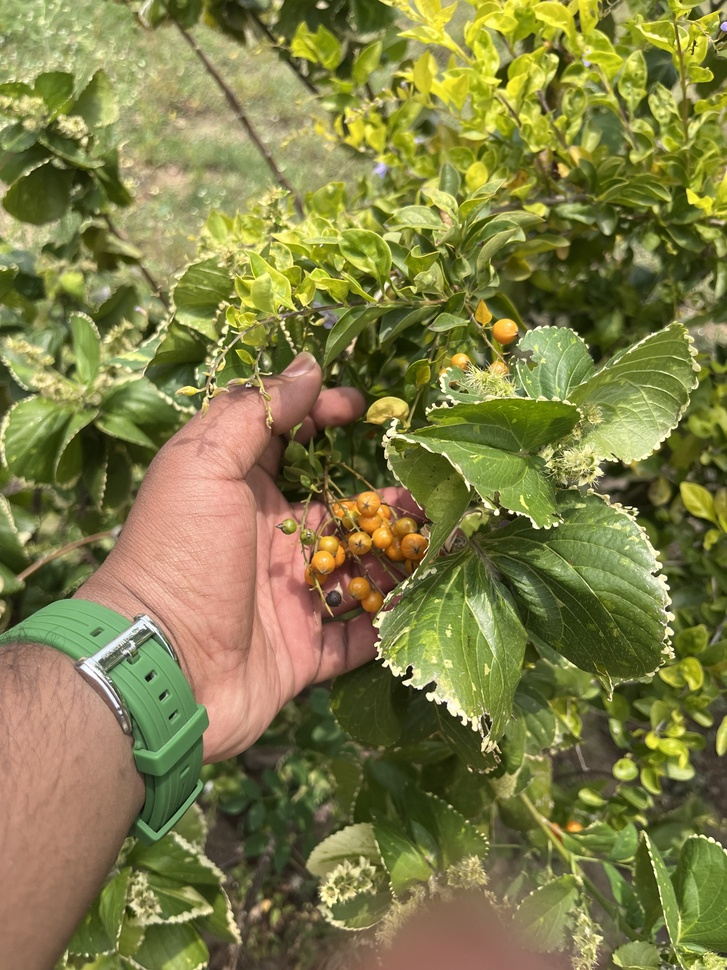
#> input picture Computer Vision lab/IMG_1626.jpg, 727 x 970 px, shrunk from 3024 x 4032 before the run, found by its file name
$ jupyter execute '  Bilateral Filter.ipynb'
#> lines starting #> are read from the running program, lines starting #| are printed output that depends on the picture
[cell 1]
import cv2
import matplotlib.pyplot as plt

# Read image
image_path = r'C:\Users\venka\Downloads\Computer Vision lab\IMG_1626.jpg'
image_Original = cv2.imread(image_path)
#> image_Original is the input picture: shape (970, 727, 3); mean B, G, R 70.7, 126, 128.5

# Apply different blurs
image_MedianBlur = cv2.medianBlur(image_Original, 9)
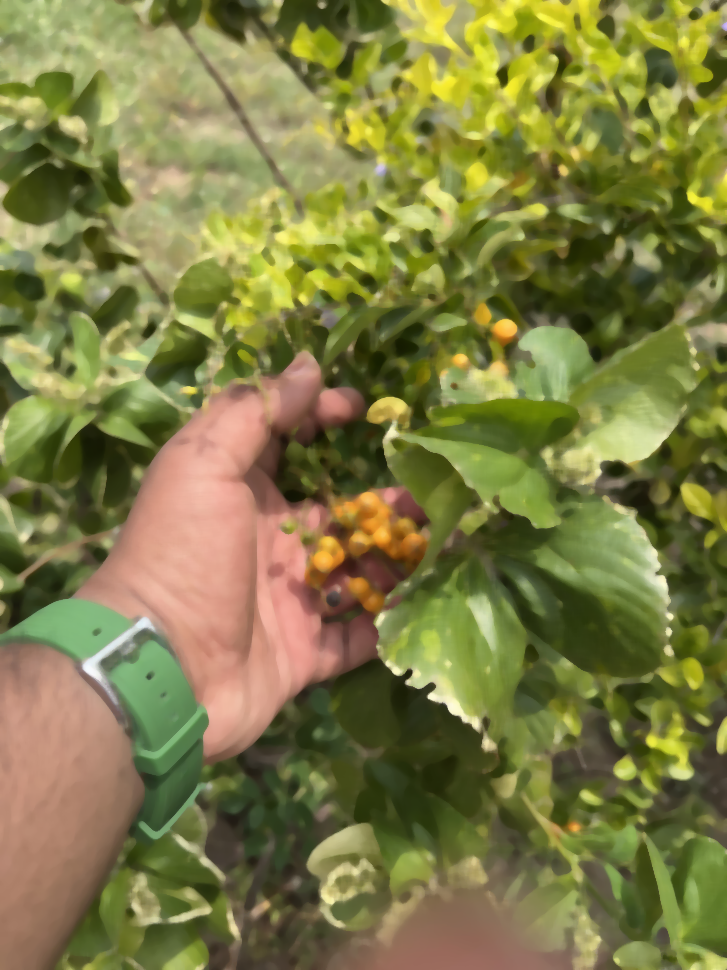
#> image_MedianBlur: shape (970, 727, 3); mean B, G, R 68.9, 124.5, 126.9
image_GaussianBlur = cv2.GaussianBlur(image_Original, (9, 9), 10)
image_BilateralBlur = cv2.bilateralFilter(image_Original, 9, 100, 75)

# Show images side by side
titles = ["Original", "Median Blur", "Gaussian Blur", "Bilateral Blur"]
images = [image_Original, image_MedianBlur, image_GaussianBlur, image_BilateralBlur]

plt.figure(figsize=(12, 6))
for i in range(4):
    plt.subplot(2, 2, i+1)
    plt.imshow(cv2.cvtColor(images[i], cv2.COLOR_BGR2RGB))
    plt.title(titles[i])
    plt.axis("off")

plt.tight_layout()
plt.show()
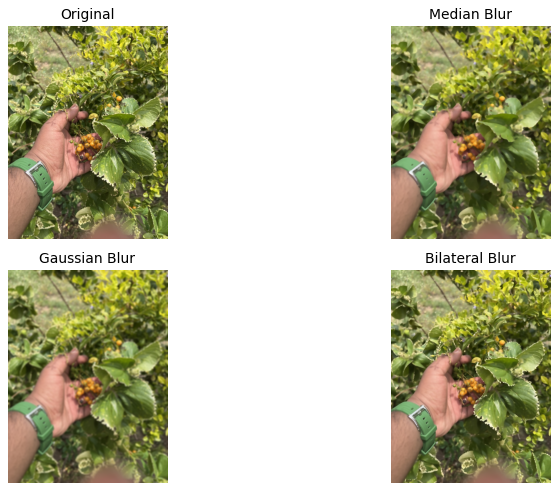
#> figure drawn by matplotlib, 4 panels
